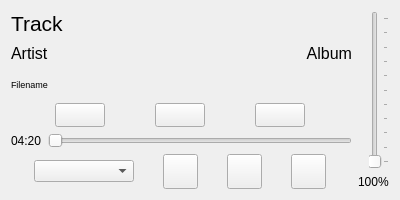
<?xml version="1.0" encoding="UTF-8"?>
<ui version="4.0">
 <class>Form</class>
 <widget class="QWidget" name="Form">
  <property name="enabled">
   <bool>true</bool>
  </property>
  <property name="geometry">
   <rect>
    <x>0</x>
    <y>0</y>
    <width>400</width>
    <height>200</height>
   </rect>
  </property>
  <property name="sizePolicy">
   <sizepolicy hsizetype="Preferred" vsizetype="Minimum">
    <horstretch>0</horstretch>
    <verstretch>0</verstretch>
   </sizepolicy>
  </property>
  <property name="minimumSize">
   <size>
    <width>400</width>
    <height>200</height>
   </size>
  </property>
  <property name="maximumSize">
   <size>
    <width>960</width>
    <height>200</height>
   </size>
  </property>
  <property name="windowTitle">
   <string>Form</string>
  </property>
  <layout class="QHBoxLayout" name="horizontalLayout">
   <item>
    <layout class="QVBoxLayout" name="playerMainControlsLayout">
     <item>
      <widget class="QLabel" name="infoTrack">
       <property name="sizePolicy">
        <sizepolicy hsizetype="MinimumExpanding" vsizetype="Preferred">
         <horstretch>0</horstretch>
         <verstretch>0</verstretch>
        </sizepolicy>
       </property>
       <property name="font">
        <font>
         <pointsize>16</pointsize>
        </font>
       </property>
       <property name="text">
        <string>Track</string>
       </property>
       <property name="wordWrap">
        <bool>true</bool>
       </property>
       <property name="textInteractionFlags">
        <set>Qt::LinksAccessibleByMouse|Qt::TextSelectableByMouse</set>
       </property>
      </widget>
     </item>
     <item>
      <layout class="QHBoxLayout" name="artistInfoLayout">
       <item>
        <widget class="QLabel" name="infoArtist">
         <property name="font">
          <font>
           <pointsize>12</pointsize>
          </font>
         </property>
         <property name="text">
          <string>Artist</string>
         </property>
         <property name="wordWrap">
          <bool>true</bool>
         </property>
         <property name="textInteractionFlags">
          <set>Qt::LinksAccessibleByMouse|Qt::TextSelectableByMouse</set>
         </property>
        </widget>
       </item>
       <item>
        <widget class="QLabel" name="infoAlbum">
         <property name="font">
          <font>
           <pointsize>12</pointsize>
          </font>
         </property>
         <property name="text">
          <string>Album</string>
         </property>
         <property name="alignment">
          <set>Qt::AlignRight|Qt::AlignTrailing|Qt::AlignVCenter</set>
         </property>
         <property name="wordWrap">
          <bool>true</bool>
         </property>
         <property name="textInteractionFlags">
          <set>Qt::LinksAccessibleByMouse|Qt::TextSelectableByMouse</set>
         </property>
        </widget>
       </item>
      </layout>
     </item>
     <item>
      <widget class="QLabel" name="infoFilename">
       <property name="sizePolicy">
        <sizepolicy hsizetype="MinimumExpanding" vsizetype="Preferred">
         <horstretch>0</horstretch>
         <verstretch>0</verstretch>
        </sizepolicy>
       </property>
       <property name="font">
        <font>
         <pointsize>7</pointsize>
        </font>
       </property>
       <property name="text">
        <string>Filename</string>
       </property>
       <property name="wordWrap">
        <bool>true</bool>
       </property>
       <property name="textInteractionFlags">
        <set>Qt::LinksAccessibleByMouse|Qt::TextSelectableByMouse</set>
       </property>
      </widget>
     </item>
     <item>
      <layout class="QHBoxLayout" name="playerMainButtons">
       <item>
        <widget class="QPushButton" name="prevButton">
         <property name="minimumSize">
          <size>
           <width>0</width>
           <height>0</height>
          </size>
         </property>
         <property name="maximumSize">
          <size>
           <width>50</width>
           <height>50</height>
          </size>
         </property>
         <property name="text">
          <string/>
         </property>
         <property name="class" stdset="0">
          <string>squareButtonMedium</string>
         </property>
        </widget>
       </item>
       <item>
        <widget class="QPushButton" name="playButton">
         <property name="minimumSize">
          <size>
           <width>0</width>
           <height>0</height>
          </size>
         </property>
         <property name="maximumSize">
          <size>
           <width>50</width>
           <height>50</height>
          </size>
         </property>
         <property name="autoFillBackground">
          <bool>false</bool>
         </property>
         <property name="text">
          <string/>
         </property>
         <property name="class" stdset="0">
          <string>squareButtonMedium</string>
         </property>
        </widget>
       </item>
       <item>
        <widget class="QPushButton" name="nextButton">
         <property name="minimumSize">
          <size>
           <width>0</width>
           <height>0</height>
          </size>
         </property>
         <property name="maximumSize">
          <size>
           <width>50</width>
           <height>50</height>
          </size>
         </property>
         <property name="text">
          <string/>
         </property>
         <property name="class" stdset="0">
          <string>squareButtonMedium</string>
         </property>
        </widget>
       </item>
      </layout>
     </item>
     <item>
      <layout class="QHBoxLayout" name="seekerLayout">
       <item>
        <widget class="QLabel" name="label_2">
         <property name="maximumSize">
          <size>
           <width>16777215</width>
           <height>50</height>
          </size>
         </property>
         <property name="text">
          <string>04:20</string>
         </property>
        </widget>
       </item>
       <item>
        <widget class="QSlider" name="seekerSlider">
         <property name="maximum">
          <number>200</number>
         </property>
         <property name="orientation">
          <enum>Qt::Horizontal</enum>
         </property>
         <property name="tickPosition">
          <enum>QSlider::NoTicks</enum>
         </property>
        </widget>
       </item>
      </layout>
     </item>
     <item>
      <layout class="QHBoxLayout" name="auxButtonLayout">
       <item>
        <widget class="QComboBox" name="loopComboBox">
         <property name="maximumSize">
          <size>
           <width>100</width>
           <height>16777215</height>
          </size>
         </property>
        </widget>
       </item>
       <item>
        <widget class="QPushButton" name="shuffleButton">
         <property name="minimumSize">
          <size>
           <width>35</width>
           <height>35</height>
          </size>
         </property>
         <property name="maximumSize">
          <size>
           <width>35</width>
           <height>35</height>
          </size>
         </property>
         <property name="text">
          <string/>
         </property>
         <property name="class" stdset="0">
          <string>squareButtonSmall</string>
         </property>
        </widget>
       </item>
       <item>
        <widget class="QPushButton" name="addToFavouriteButton">
         <property name="minimumSize">
          <size>
           <width>35</width>
           <height>35</height>
          </size>
         </property>
         <property name="maximumSize">
          <size>
           <width>35</width>
           <height>35</height>
          </size>
         </property>
         <property name="text">
          <string/>
         </property>
         <property name="class" stdset="0">
          <string>squareButtonSmall</string>
         </property>
        </widget>
       </item>
       <item>
        <widget class="QPushButton" name="addToPlaylistButton">
         <property name="minimumSize">
          <size>
           <width>35</width>
           <height>35</height>
          </size>
         </property>
         <property name="maximumSize">
          <size>
           <width>35</width>
           <height>35</height>
          </size>
         </property>
         <property name="text">
          <string/>
         </property>
         <property name="class" stdset="0">
          <string>squareButtonSmall</string>
         </property>
        </widget>
       </item>
      </layout>
     </item>
    </layout>
   </item>
   <item>
    <layout class="QVBoxLayout" name="volumeLayout">
     <property name="sizeConstraint">
      <enum>QLayout::SetMinimumSize</enum>
     </property>
     <item alignment="Qt::AlignRight">
      <widget class="QSlider" name="volumeSlider">
       <property name="minimumSize">
        <size>
         <width>0</width>
         <height>0</height>
        </size>
       </property>
       <property name="maximum">
        <number>100</number>
       </property>
       <property name="orientation">
        <enum>Qt::Vertical</enum>
       </property>
       <property name="tickPosition">
        <enum>QSlider::TicksBelow</enum>
       </property>
      </widget>
     </item>
     <item alignment="Qt::AlignRight">
      <widget class="QLabel" name="volumeLabel">
       <property name="text">
        <string>100%</string>
       </property>
      </widget>
     </item>
    </layout>
   </item>
  </layout>
 </widget>
 <resources/>
 <connections/>
</ui>
